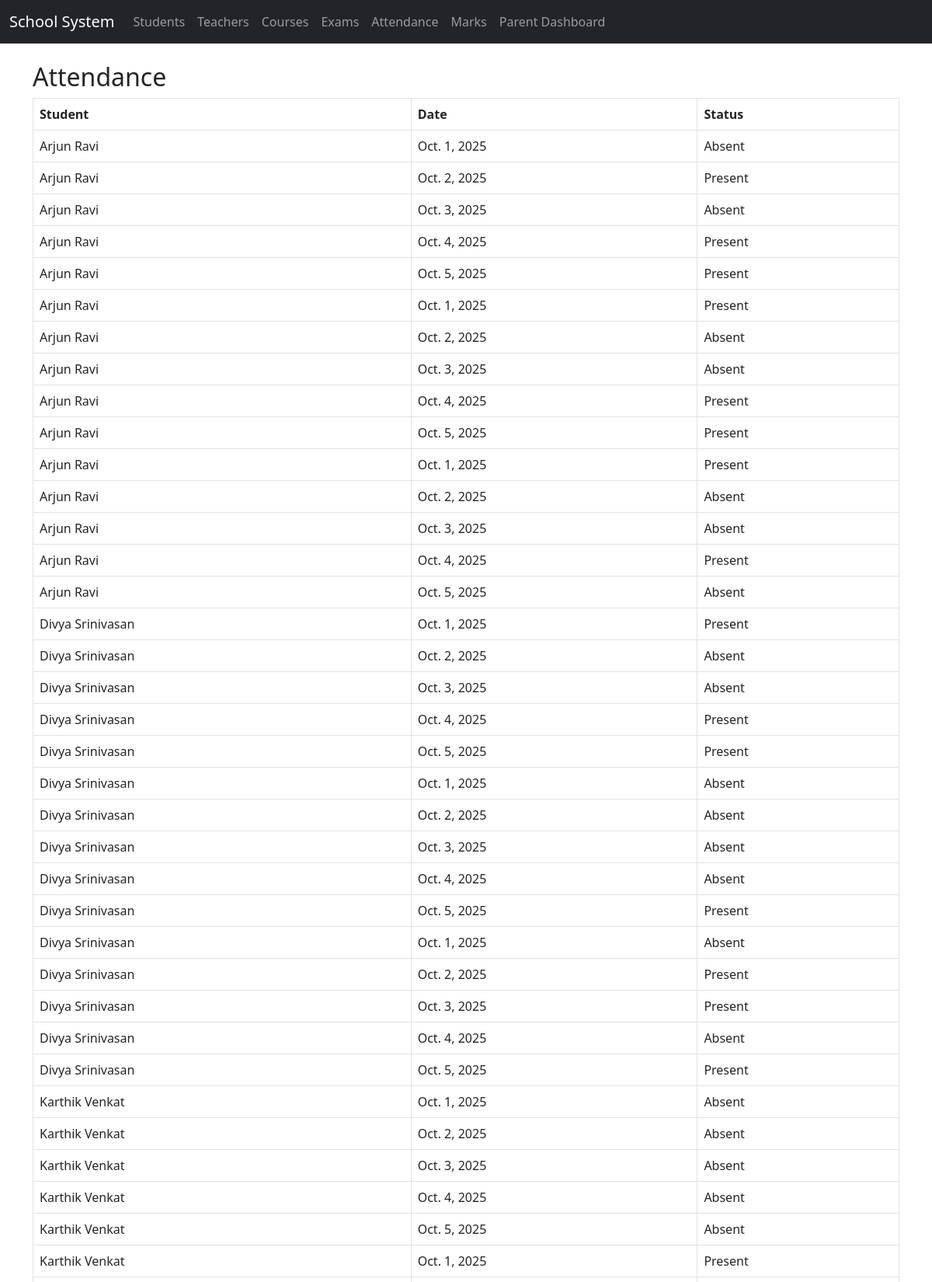
The page /attendance/ (upper part) on the database its author committed.
### school/models.py (models this page shows, shortened)
class Attendance(models.Model):
    student = models.ForeignKey(Student, on_delete=models.CASCADE)
    course = models.ForeignKey(Course, on_delete=models.CASCADE)
    date = models.DateField()
    status = models.CharField(max_length=10, choices=[('Present','Present'), ('Absent','Absent')])

class Student(models.Model):
    user = models.OneToOneField(User, on_delete=models.CASCADE)
    enrollment_number = models.CharField(max_length=20, unique=True, null=True, blank=True)
    date_of_birth = models.DateField(null=True, blank=True)
    grade = models.CharField(max_length=10, null=True, blank=True)
    parent_user = models.ForeignKey(User, on_delete=models.SET_NULL, null=True, blank=True, related_name='children')
    courses = models.ManyToManyField('Course', blank=True)

### school/views.py (the view)
# urls.py: path('attendance/', views.attendance_list, name='attendance_list'),
def attendance_list(request):
    attendance_list = Attendance.objects.all()
    return render(request, 'school/attendance_list.html', {'attendance_list': attendance_list})

### school/templates/school/attendance_list.html
{% extends 'school/base.html' %}
{% block content %}
<h2>Attendance</h2>
<table class="table table-bordered">
    <tr>
        <th>Student</th>
        <th>Date</th>
        <th>Status</th>
    </tr>
    {% for attendance in attendance_list %}
    <tr>
        <td>{{ attendance.student.user.first_name }} {{ attendance.student.user.last_name }}</td>
        <td>{{ attendance.date }}</td>
        <td>{{ attendance.status }}</td>
    </tr>
    {% endfor %}
</table>
{% endblock %}

### rows shown on the page
Attendance: student.user.first_name "Arjun", student.user.last_name "Ravi", date "Oct. 1, 2025", status "Absent"
Attendance: student.user.first_name "Arjun", student.user.last_name "Ravi", date "Oct. 2, 2025", status "Present"
Attendance: student.user.first_name "Arjun", student.user.last_name "Ravi", date "Oct. 3, 2025", status "Absent"
Attendance: student.user.first_name "Arjun", student.user.last_name "Ravi", date "Oct. 4, 2025", status "Present"
Attendance: student.user.first_name "Arjun", student.user.last_name "Ravi", date "Oct. 5, 2025", status "Present"
Attendance: student.user.first_name "Arjun", student.user.last_name "Ravi", date "Oct. 1, 2025", status "Present"
Attendance: student.user.first_name "Arjun", student.user.last_name "Ravi", date "Oct. 2, 2025", status "Absent"
Attendance: student.user.first_name "Arjun", student.user.last_name "Ravi", date "Oct. 3, 2025", status "Absent"
Attendance: student.user.first_name "Arjun", student.user.last_name "Ravi", date "Oct. 4, 2025", status "Present"
Attendance: student.user.first_name "Arjun", student.user.last_name "Ravi", date "Oct. 5, 2025", status "Present"
Attendance: student.user.first_name "Arjun", student.user.last_name "Ravi", date "Oct. 1, 2025", status "Present"
Attendance: student.user.first_name "Arjun", student.user.last_name "Ravi", date "Oct. 2, 2025", status "Absent"
Attendance: student.user.first_name "Arjun", student.user.last_name "Ravi", date "Oct. 3, 2025", status "Absent"
Attendance: student.user.first_name "Arjun", student.user.last_name "Ravi", date "Oct. 4, 2025", status "Present"
Attendance: student.user.first_name "Arjun", student.user.last_name "Ravi", date "Oct. 5, 2025", status "Absent"
Attendance: student.user.first_name "Divya", student.user.last_name "Srinivasan", date "Oct. 1, 2025", status "Present"
Attendance: student.user.first_name "Divya", student.user.last_name "Srinivasan", date "Oct. 2, 2025", status "Absent"
Attendance: student.user.first_name "Divya", student.user.last_name "Srinivasan", date "Oct. 3, 2025", status "Absent"
Attendance: student.user.first_name "Divya", student.user.last_name "Srinivasan", date "Oct. 4, 2025", status "Present"
Attendance: student.user.first_name "Divya", student.user.last_name "Srinivasan", date "Oct. 5, 2025", status "Present"
Attendance: student.user.first_name "Divya", student.user.last_name "Srinivasan", date "Oct. 1, 2025", status "Absent"
Attendance: student.user.first_name "Divya", student.user.last_name "Srinivasan", date "Oct. 2, 2025", status "Absent"
Attendance: student.user.first_name "Divya", student.user.last_name "Srinivasan", date "Oct. 3, 2025", status "Absent"
Attendance: student.user.first_name "Divya", student.user.last_name "Srinivasan", date "Oct. 4, 2025", status "Absent"
Attendance: student.user.first_name "Divya", student.user.last_name "Srinivasan", date "Oct. 5, 2025", status "Present"
Attendance: student.user.first_name "Divya", student.user.last_name "Srinivasan", date "Oct. 1, 2025", status "Absent"
Attendance: student.user.first_name "Divya", student.user.last_name "Srinivasan", date "Oct. 2, 2025", status "Present"
Attendance: student.user.first_name "Divya", student.user.last_name "Srinivasan", date "Oct. 3, 2025", status "Present"
Attendance: student.user.first_name "Divya", student.user.last_name "Srinivasan", date "Oct. 4, 2025", status "Absent"
Attendance: student.user.first_name "Divya", student.user.last_name "Srinivasan", date "Oct. 5, 2025", status "Present"
Attendance: student.user.first_name "Karthik", student.user.last_name "Venkat", date "Oct. 1, 2025", status "Absent"
Attendance: student.user.first_name "Karthik", student.user.last_name "Venkat", date "Oct. 2, 2025", status "Absent"
Attendance: student.user.first_name "Karthik", student.user.last_name "Venkat", date "Oct. 3, 2025", status "Absent"
Attendance: student.user.first_name "Karthik", student.user.last_name "Venkat", date "Oct. 4, 2025", status "Absent"
Attendance: student.user.first_name "Karthik", student.user.last_name "Venkat", date "Oct. 5, 2025", status "Absent"
Attendance: student.user.first_name "Karthik", student.user.last_name "Venkat", date "Oct. 1, 2025", status "Present"
